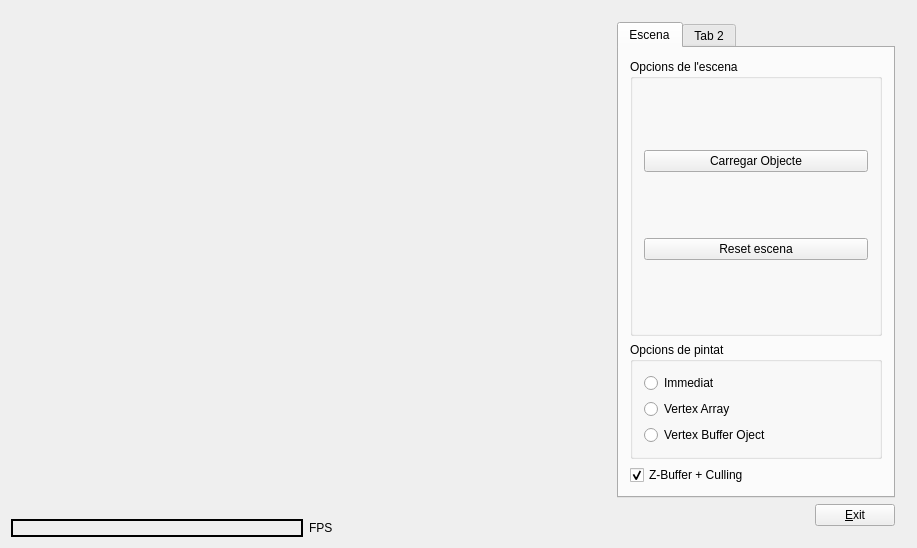
<?xml version="1.0" encoding="UTF-8"?>
<ui version="4.0">
 <class>Principal</class>
 <widget class="QWidget" name="Principal">
  <property name="enabled">
   <bool>true</bool>
  </property>
  <property name="geometry">
   <rect>
    <x>0</x>
    <y>0</y>
    <width>917</width>
    <height>548</height>
   </rect>
  </property>
  <property name="sizePolicy">
   <sizepolicy hsizetype="MinimumExpanding" vsizetype="MinimumExpanding">
    <horstretch>0</horstretch>
    <verstretch>0</verstretch>
   </sizepolicy>
  </property>
  <property name="contextMenuPolicy">
   <enum>Qt::NoContextMenu</enum>
  </property>
  <property name="windowTitle">
   <string>Principal</string>
  </property>
  <layout class="QHBoxLayout" name="horizontalLayout_3">
   <item>
    <layout class="QVBoxLayout" name="verticalLayout_4">
     <item>
      <widget class="GLWidget" name="gLWidget" native="true">
       <property name="sizePolicy">
        <sizepolicy hsizetype="Expanding" vsizetype="Expanding">
         <horstretch>0</horstretch>
         <verstretch>0</verstretch>
        </sizepolicy>
       </property>
       <property name="minimumSize">
        <size>
         <width>525</width>
         <height>400</height>
        </size>
       </property>
       <property name="maximumSize">
        <size>
         <width>50000</width>
         <height>50000</height>
        </size>
       </property>
       <property name="focusPolicy">
        <enum>Qt::StrongFocus</enum>
       </property>
      </widget>
     </item>
     <item>
      <layout class="QHBoxLayout" name="horizontalLayout_2">
       <item>
        <widget class="QLabel" name="fps">
         <property name="frameShape">
          <enum>QFrame::WinPanel</enum>
         </property>
         <property name="text">
          <string/>
         </property>
        </widget>
       </item>
       <item>
        <widget class="QLabel" name="fpsText">
         <property name="frameShape">
          <enum>QFrame::NoFrame</enum>
         </property>
         <property name="text">
          <string>FPS</string>
         </property>
        </widget>
       </item>
      </layout>
     </item>
    </layout>
   </item>
   <item>
    <widget class="QFrame" name="frame">
     <property name="minimumSize">
      <size>
       <width>180</width>
       <height>0</height>
      </size>
     </property>
     <property name="maximumSize">
      <size>
       <width>300</width>
       <height>16777215</height>
      </size>
     </property>
     <property name="frameShape">
      <enum>QFrame::NoFrame</enum>
     </property>
     <property name="frameShadow">
      <enum>QFrame::Raised</enum>
     </property>
     <layout class="QVBoxLayout" name="verticalLayout_8">
      <item>
       <layout class="QVBoxLayout" name="verticalLayout_5">
        <item>
         <widget class="QTabWidget" name="tabWidget">
          <property name="minimumSize">
           <size>
            <width>180</width>
            <height>0</height>
           </size>
          </property>
          <property name="maximumSize">
           <size>
            <width>280</width>
            <height>16777215</height>
           </size>
          </property>
          <property name="currentIndex">
           <number>0</number>
          </property>
          <widget class="QWidget" name="tab">
           <attribute name="title">
            <string>Escena</string>
           </attribute>
           <layout class="QVBoxLayout" name="verticalLayout_3">
            <item>
             <widget class="QGroupBox" name="scenePanel">
              <property name="sizePolicy">
               <sizepolicy hsizetype="Expanding" vsizetype="Expanding">
                <horstretch>0</horstretch>
                <verstretch>0</verstretch>
               </sizepolicy>
              </property>
              <property name="title">
               <string>Opcions de l'escena</string>
              </property>
              <layout class="QVBoxLayout" name="verticalLayout">
               <item>
                <widget class="QPushButton" name="pushButton_2">
                 <property name="sizePolicy">
                  <sizepolicy hsizetype="Expanding" vsizetype="Fixed">
                   <horstretch>0</horstretch>
                   <verstretch>0</verstretch>
                  </sizepolicy>
                 </property>
                 <property name="minimumSize">
                  <size>
                   <width>0</width>
                   <height>0</height>
                  </size>
                 </property>
                 <property name="text">
                  <string>Carregar Objecte</string>
                 </property>
                </widget>
               </item>
               <item>
                <widget class="QPushButton" name="reset">
                 <property name="sizePolicy">
                  <sizepolicy hsizetype="Preferred" vsizetype="Fixed">
                   <horstretch>0</horstretch>
                   <verstretch>0</verstretch>
                  </sizepolicy>
                 </property>
                 <property name="minimumSize">
                  <size>
                   <width>0</width>
                   <height>0</height>
                  </size>
                 </property>
                 <property name="text">
                  <string>Reset escena</string>
                 </property>
                </widget>
               </item>
              </layout>
             </widget>
            </item>
            <item>
             <widget class="QGroupBox" name="renderBox">
              <property name="title">
               <string>Opcions de pintat</string>
              </property>
              <layout class="QVBoxLayout" name="verticalLayout_2">
               <item>
                <widget class="QRadioButton" name="immediateButton">
                 <property name="text">
                  <string>Immediat</string>
                 </property>
                </widget>
               </item>
               <item>
                <widget class="QRadioButton" name="vertexArrayButton">
                 <property name="text">
                  <string>Vertex Array</string>
                 </property>
                </widget>
               </item>
               <item>
                <widget class="QRadioButton" name="bufferObjectButton">
                 <property name="text">
                  <string>Vertex Buffer Oject</string>
                 </property>
                </widget>
               </item>
              </layout>
             </widget>
            </item>
            <item>
             <widget class="QCheckBox" name="checkBox_3">
              <property name="text">
               <string>Z-Buffer + Culling</string>
              </property>
              <property name="checked">
               <bool>true</bool>
              </property>
             </widget>
            </item>
           </layout>
          </widget>
          <widget class="QWidget" name="tab_2">
           <attribute name="title">
            <string>Tab 2</string>
           </attribute>
           <layout class="QVBoxLayout" name="verticalLayout_7"/>
          </widget>
         </widget>
        </item>
        <item>
         <layout class="QHBoxLayout" name="horizontalLayout">
          <item>
           <spacer name="horizontalSpacer">
            <property name="orientation">
             <enum>Qt::Horizontal</enum>
            </property>
            <property name="sizeHint" stdset="0">
             <size>
              <width>40</width>
              <height>20</height>
             </size>
            </property>
           </spacer>
          </item>
          <item>
           <widget class="QPushButton" name="pushButton">
            <property name="sizePolicy">
             <sizepolicy hsizetype="Fixed" vsizetype="Fixed">
              <horstretch>0</horstretch>
              <verstretch>0</verstretch>
             </sizepolicy>
            </property>
            <property name="text">
             <string>&amp;Exit</string>
            </property>
           </widget>
          </item>
         </layout>
        </item>
       </layout>
      </item>
     </layout>
    </widget>
   </item>
  </layout>
 </widget>
 <layoutdefault spacing="6" margin="11"/>
 <customwidgets>
  <customwidget>
   <class>GLWidget</class>
   <extends>QWidget</extends>
   <header>glwidget.h</header>
   <container>1</container>
   <slots>
    <signal>setMessage(String)</signal>
    <slot>LoadObject()</slot>
    <slot>setSolidWireframe()</slot>
    <slot>setCameraLight(bool)</slot>
    <slot>LoadCharacter()</slot>
    <slot>Reset()</slot>
    <slot>modeEdicio()</slot>
    <slot>changeLightMode(bool)</slot>
    <slot>changeLight0()</slot>
    <slot>hiddenParts()</slot>
    <slot>editLight()</slot>
    <slot>resetPerspective()</slot>
    <slot>moureSeg()</slot>
    <slot>changeR(int)</slot>
    <slot>changeG(int)</slot>
    <slot>changeB(int)</slot>
    <slot>changeR0(int)</slot>
    <slot>changeG0(int)</slot>
    <slot>changeB0(int)</slot>
    <slot>changeHeight(int)</slot>
    <slot>activateLight(bool)</slot>
    <slot>eliminarFocus()</slot>
    <slot>SetLightId(int)</slot>
    <slot>iniInspeccio()</slot>
   </slots>
  </customwidget>
 </customwidgets>
 <resources/>
 <connections>
  <connection>
   <sender>pushButton</sender>
   <signal>clicked()</signal>
   <receiver>Principal</receiver>
   <slot>close()</slot>
   <hints>
    <hint type="sourcelabel">
     <x>894</x>
     <y>480</y>
    </hint>
    <hint type="destinationlabel">
     <x>643</x>
     <y>306</y>
    </hint>
   </hints>
  </connection>
  <connection>
   <sender>reset</sender>
   <signal>clicked()</signal>
   <receiver>gLWidget</receiver>
   <slot>Reset()</slot>
   <hints>
    <hint type="sourcelabel">
     <x>757</x>
     <y>101</y>
    </hint>
    <hint type="destinationlabel">
     <x>398</x>
     <y>79</y>
    </hint>
   </hints>
  </connection>
  <connection>
   <sender>checkBox_3</sender>
   <signal>clicked()</signal>
   <receiver>gLWidget</receiver>
   <slot>hiddenParts()</slot>
   <hints>
    <hint type="sourcelabel">
     <x>884</x>
     <y>342</y>
    </hint>
    <hint type="destinationlabel">
     <x>390</x>
     <y>273</y>
    </hint>
   </hints>
  </connection>
  <connection>
   <sender>pushButton_2</sender>
   <signal>clicked()</signal>
   <receiver>gLWidget</receiver>
   <slot>LoadObject()</slot>
   <hints>
    <hint type="sourcelabel">
     <x>757</x>
     <y>81</y>
    </hint>
    <hint type="destinationlabel">
     <x>372</x>
     <y>172</y>
    </hint>
   </hints>
  </connection>
 </connections>
</ui>
